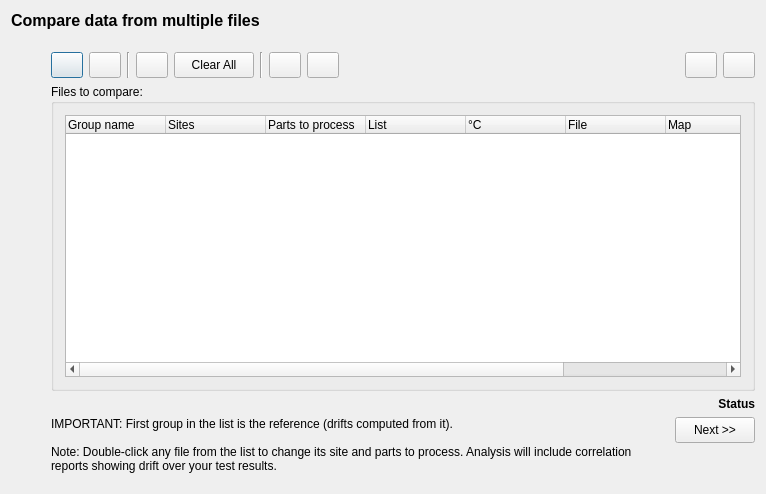
<?xml version="1.0" encoding="UTF-8"?>
<ui version="4.0">
 <class>cmpfiles_fileslist_basedialog</class>
 <widget class="QDialog" name="cmpfiles_fileslist_basedialog">
  <property name="geometry">
   <rect>
    <x>0</x>
    <y>0</y>
    <width>766</width>
    <height>494</height>
   </rect>
  </property>
  <property name="minimumSize">
   <size>
    <width>0</width>
    <height>0</height>
   </size>
  </property>
  <property name="windowTitle">
   <string>Form1</string>
  </property>
  <property name="windowIcon">
   <iconset resource="gex.qrc">
    <normaloff>:/gex/icons/gex_application_48x48.png</normaloff>:/gex/icons/gex_application_48x48.png</iconset>
  </property>
  <property name="autoFillBackground">
   <bool>true</bool>
  </property>
  <layout class="QGridLayout" name="gridLayout">
   <item row="0" column="0">
    <widget class="QLabel" name="TextLabelTitle">
     <property name="sizePolicy">
      <sizepolicy hsizetype="Minimum" vsizetype="Preferred">
       <horstretch>0</horstretch>
       <verstretch>0</verstretch>
      </sizepolicy>
     </property>
     <property name="font">
      <font>
       <family>Ms Sans Serif</family>
       <pointsize>12</pointsize>
       <weight>75</weight>
       <bold>true</bold>
      </font>
     </property>
     <property name="text">
      <string>Compare data from multiple files</string>
     </property>
     <property name="wordWrap">
      <bool>false</bool>
     </property>
    </widget>
   </item>
   <item row="1" column="0">
    <spacer name="spacer9">
     <property name="orientation">
      <enum>Qt::Vertical</enum>
     </property>
     <property name="sizeType">
      <enum>QSizePolicy::Fixed</enum>
     </property>
     <property name="sizeHint" stdset="0">
      <size>
       <width>20</width>
       <height>16</height>
      </size>
     </property>
    </spacer>
   </item>
   <item row="2" column="0">
    <layout class="QHBoxLayout">
     <item>
      <spacer name="spacer8">
       <property name="orientation">
        <enum>Qt::Horizontal</enum>
       </property>
       <property name="sizeType">
        <enum>QSizePolicy::Fixed</enum>
       </property>
       <property name="sizeHint" stdset="0">
        <size>
         <width>40</width>
         <height>20</height>
        </size>
       </property>
      </spacer>
     </item>
     <item>
      <layout class="QVBoxLayout">
       <item>
        <layout class="QHBoxLayout">
         <item>
          <widget class="QPushButton" name="buttonAddFile">
           <property name="sizePolicy">
            <sizepolicy hsizetype="Fixed" vsizetype="Fixed">
             <horstretch>0</horstretch>
             <verstretch>0</verstretch>
            </sizepolicy>
           </property>
           <property name="minimumSize">
            <size>
             <width>32</width>
             <height>26</height>
            </size>
           </property>
           <property name="maximumSize">
            <size>
             <width>32</width>
             <height>26</height>
            </size>
           </property>
           <property name="toolTip">
            <string>Select your data files</string>
           </property>
           <property name="text">
            <string/>
           </property>
           <property name="icon">
            <iconset resource="gex.qrc">
             <normaloff>:/gex/icons/file_open.png</normaloff>:/gex/icons/file_open.png</iconset>
           </property>
           <property name="iconSize">
            <size>
             <width>32</width>
             <height>32</height>
            </size>
           </property>
          </widget>
         </item>
         <item>
          <widget class="QPushButton" name="buttonProperties">
           <property name="sizePolicy">
            <sizepolicy hsizetype="Fixed" vsizetype="Fixed">
             <horstretch>0</horstretch>
             <verstretch>0</verstretch>
            </sizepolicy>
           </property>
           <property name="minimumSize">
            <size>
             <width>32</width>
             <height>26</height>
            </size>
           </property>
           <property name="maximumSize">
            <size>
             <width>32</width>
             <height>26</height>
            </size>
           </property>
           <property name="focusPolicy">
            <enum>Qt::NoFocus</enum>
           </property>
           <property name="toolTip">
            <string>Properties: File details and parts/sites to process (supports multi-files selection)</string>
           </property>
           <property name="text">
            <string/>
           </property>
           <property name="icon">
            <iconset resource="gex.qrc">
             <normaloff>:/gex/icons/properties.png</normaloff>:/gex/icons/properties.png</iconset>
           </property>
           <property name="iconSize">
            <size>
             <width>32</width>
             <height>32</height>
            </size>
           </property>
          </widget>
         </item>
         <item>
          <widget class="Line" name="Line1">
           <property name="frameShape">
            <enum>QFrame::VLine</enum>
           </property>
           <property name="frameShadow">
            <enum>QFrame::Sunken</enum>
           </property>
          </widget>
         </item>
         <item>
          <widget class="QPushButton" name="buttonRemoveFile">
           <property name="sizePolicy">
            <sizepolicy hsizetype="Fixed" vsizetype="Fixed">
             <horstretch>0</horstretch>
             <verstretch>0</verstretch>
            </sizepolicy>
           </property>
           <property name="minimumSize">
            <size>
             <width>32</width>
             <height>26</height>
            </size>
           </property>
           <property name="maximumSize">
            <size>
             <width>32</width>
             <height>26</height>
            </size>
           </property>
           <property name="toolTip">
            <string>Remove selected files from list</string>
           </property>
           <property name="text">
            <string/>
           </property>
           <property name="icon">
            <iconset resource="gex.qrc">
             <normaloff>:/gex/icons/file_remove.png</normaloff>:/gex/icons/file_remove.png</iconset>
           </property>
           <property name="iconSize">
            <size>
             <width>32</width>
             <height>32</height>
            </size>
           </property>
          </widget>
         </item>
         <item>
          <widget class="QPushButton" name="PushButtonClearAll">
           <property name="sizePolicy">
            <sizepolicy hsizetype="Fixed" vsizetype="Fixed">
             <horstretch>0</horstretch>
             <verstretch>0</verstretch>
            </sizepolicy>
           </property>
           <property name="minimumSize">
            <size>
             <width>80</width>
             <height>26</height>
            </size>
           </property>
           <property name="maximumSize">
            <size>
             <width>80</width>
             <height>26</height>
            </size>
           </property>
           <property name="toolTip">
            <string>Remove ALL files from list</string>
           </property>
           <property name="text">
            <string>Clear All</string>
           </property>
          </widget>
         </item>
         <item>
          <widget class="Line" name="Line2">
           <property name="frameShape">
            <enum>QFrame::VLine</enum>
           </property>
           <property name="frameShadow">
            <enum>QFrame::Sunken</enum>
           </property>
          </widget>
         </item>
         <item>
          <widget class="QPushButton" name="buttonUp">
           <property name="sizePolicy">
            <sizepolicy hsizetype="Fixed" vsizetype="Fixed">
             <horstretch>0</horstretch>
             <verstretch>0</verstretch>
            </sizepolicy>
           </property>
           <property name="minimumSize">
            <size>
             <width>32</width>
             <height>26</height>
            </size>
           </property>
           <property name="maximumSize">
            <size>
             <width>32</width>
             <height>26</height>
            </size>
           </property>
           <property name="toolTip">
            <string>Move selection Up (Reorder)</string>
           </property>
           <property name="text">
            <string/>
           </property>
           <property name="icon">
            <iconset resource="gex.qrc">
             <normaloff>:/gex/icons/arrow_up.png</normaloff>:/gex/icons/arrow_up.png</iconset>
           </property>
           <property name="iconSize">
            <size>
             <width>32</width>
             <height>32</height>
            </size>
           </property>
          </widget>
         </item>
         <item>
          <widget class="QPushButton" name="buttonDown">
           <property name="sizePolicy">
            <sizepolicy hsizetype="Fixed" vsizetype="Fixed">
             <horstretch>0</horstretch>
             <verstretch>0</verstretch>
            </sizepolicy>
           </property>
           <property name="minimumSize">
            <size>
             <width>32</width>
             <height>26</height>
            </size>
           </property>
           <property name="maximumSize">
            <size>
             <width>32</width>
             <height>26</height>
            </size>
           </property>
           <property name="toolTip">
            <string>Move selection Down (Reorder)</string>
           </property>
           <property name="text">
            <string/>
           </property>
           <property name="icon">
            <iconset resource="gex.qrc">
             <normaloff>:/gex/icons/arrow_down.png</normaloff>:/gex/icons/arrow_down.png</iconset>
           </property>
           <property name="iconSize">
            <size>
             <width>32</width>
             <height>32</height>
            </size>
           </property>
          </widget>
         </item>
         <item>
          <spacer name="spacer3">
           <property name="orientation">
            <enum>Qt::Horizontal</enum>
           </property>
           <property name="sizeType">
            <enum>QSizePolicy::Expanding</enum>
           </property>
           <property name="sizeHint" stdset="0">
            <size>
             <width>251</width>
             <height>20</height>
            </size>
           </property>
          </spacer>
         </item>
         <item>
          <widget class="QPushButton" name="buttonLoadDatasetList">
           <property name="sizePolicy">
            <sizepolicy hsizetype="Fixed" vsizetype="Fixed">
             <horstretch>0</horstretch>
             <verstretch>0</verstretch>
            </sizepolicy>
           </property>
           <property name="minimumSize">
            <size>
             <width>32</width>
             <height>26</height>
            </size>
           </property>
           <property name="maximumSize">
            <size>
             <width>32</width>
             <height>26</height>
            </size>
           </property>
           <property name="toolTip">
            <string>Load List of files from disk (script file)</string>
           </property>
           <property name="text">
            <string/>
           </property>
           <property name="icon">
            <iconset resource="gex.qrc">
             <normaloff>:/gex/icons/filelist_open.png</normaloff>:/gex/icons/filelist_open.png</iconset>
           </property>
           <property name="iconSize">
            <size>
             <width>32</width>
             <height>32</height>
            </size>
           </property>
          </widget>
         </item>
         <item>
          <widget class="QPushButton" name="buttonSaveDatasetList">
           <property name="sizePolicy">
            <sizepolicy hsizetype="Fixed" vsizetype="Fixed">
             <horstretch>0</horstretch>
             <verstretch>0</verstretch>
            </sizepolicy>
           </property>
           <property name="minimumSize">
            <size>
             <width>32</width>
             <height>26</height>
            </size>
           </property>
           <property name="maximumSize">
            <size>
             <width>32</width>
             <height>26</height>
            </size>
           </property>
           <property name="toolTip">
            <string>Save List of Files to disk (script file)...</string>
           </property>
           <property name="text">
            <string/>
           </property>
           <property name="icon">
            <iconset resource="gex.qrc">
             <normaloff>:/gex/icons/file_save.png</normaloff>:/gex/icons/file_save.png</iconset>
           </property>
           <property name="iconSize">
            <size>
             <width>32</width>
             <height>32</height>
            </size>
           </property>
          </widget>
         </item>
        </layout>
       </item>
       <item>
        <widget class="QGroupBox" name="GroupBox1">
         <property name="title">
          <string>Files to compare:</string>
         </property>
         <layout class="QGridLayout" name="gridLayout_2">
          <item row="0" column="0">
           <widget class="QTreeWidget" name="treeWidget">
            <property name="contextMenuPolicy">
             <enum>Qt::CustomContextMenu</enum>
            </property>
            <property name="selectionMode">
             <enum>QAbstractItemView::ExtendedSelection</enum>
            </property>
            <property name="rootIsDecorated">
             <bool>false</bool>
            </property>
            <property name="allColumnsShowFocus">
             <bool>true</bool>
            </property>
            <column>
             <property name="text">
              <string notr="true">Group name</string>
             </property>
            </column>
            <column>
             <property name="text">
              <string>Sites</string>
             </property>
            </column>
            <column>
             <property name="text">
              <string>Parts to process</string>
             </property>
            </column>
            <column>
             <property name="text">
              <string>List</string>
             </property>
            </column>
            <column>
             <property name="text">
              <string>°C</string>
             </property>
            </column>
            <column>
             <property name="text">
              <string>File</string>
             </property>
            </column>
            <column>
             <property name="text">
              <string>Map</string>
             </property>
            </column>
            <column>
             <property name="text">
              <string>Wafer ID</string>
             </property>
            </column>
            <column>
             <property name="text">
              <string>Controls</string>
             </property>
            </column>
           </widget>
          </item>
         </layout>
        </widget>
       </item>
       <item>
        <layout class="QGridLayout">
         <item row="1" column="1">
          <widget class="QPushButton" name="buttonSettings">
           <property name="sizePolicy">
            <sizepolicy hsizetype="Fixed" vsizetype="Fixed">
             <horstretch>0</horstretch>
             <verstretch>0</verstretch>
            </sizepolicy>
           </property>
           <property name="minimumSize">
            <size>
             <width>80</width>
             <height>26</height>
            </size>
           </property>
           <property name="maximumSize">
            <size>
             <width>80</width>
             <height>26</height>
            </size>
           </property>
           <property name="toolTip">
            <string>Report Settings: Lets you select the tables and charts to create...</string>
           </property>
           <property name="text">
            <string>Next &gt;&gt;</string>
           </property>
          </widget>
         </item>
         <item row="1" column="0" rowspan="2">
          <widget class="QLabel" name="TextLabelComment">
           <property name="sizePolicy">
            <sizepolicy hsizetype="Preferred" vsizetype="Preferred">
             <horstretch>0</horstretch>
             <verstretch>0</verstretch>
            </sizepolicy>
           </property>
           <property name="minimumSize">
            <size>
             <width>0</width>
             <height>0</height>
            </size>
           </property>
           <property name="text">
            <string>IMPORTANT: First group in the list is the reference (drifts computed from it).

Note: Double-click any file from the list to change its site and parts to process. Analysis will include correlation reports showing drift over your test results.</string>
           </property>
           <property name="alignment">
            <set>Qt::AlignLeading|Qt::AlignLeft|Qt::AlignTop</set>
           </property>
           <property name="wordWrap">
            <bool>true</bool>
           </property>
          </widget>
         </item>
         <item row="2" column="1">
          <spacer name="spacer6">
           <property name="orientation">
            <enum>Qt::Vertical</enum>
           </property>
           <property name="sizeType">
            <enum>QSizePolicy::Minimum</enum>
           </property>
           <property name="sizeHint" stdset="0">
            <size>
             <width>20</width>
             <height>40</height>
            </size>
           </property>
          </spacer>
         </item>
         <item row="0" column="0" colspan="2">
          <widget class="QLabel" name="labelStatus">
           <property name="font">
            <font>
             <weight>75</weight>
             <bold>true</bold>
            </font>
           </property>
           <property name="text">
            <string>Status</string>
           </property>
           <property name="alignment">
            <set>Qt::AlignRight|Qt::AlignTrailing|Qt::AlignVCenter</set>
           </property>
          </widget>
         </item>
        </layout>
       </item>
      </layout>
     </item>
    </layout>
   </item>
  </layout>
 </widget>
 <layoutdefault spacing="6" margin="11"/>
 <resources>
  <include location="gex.qrc"/>
 </resources>
 <connections/>
</ui>
